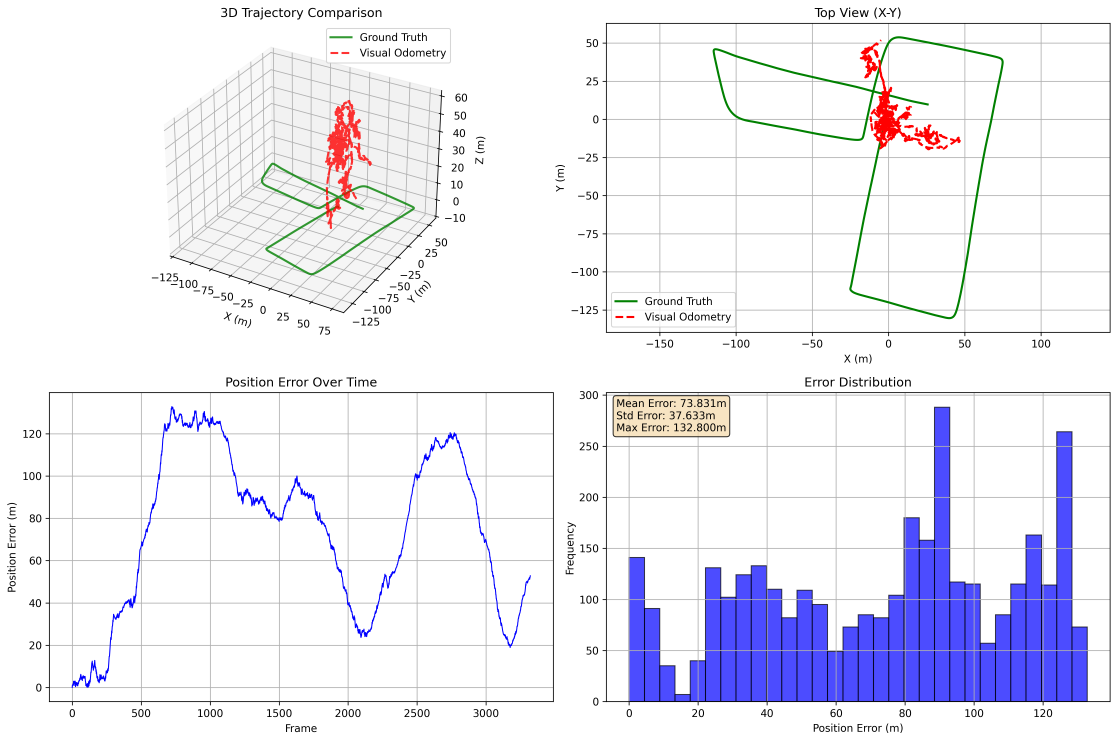
#> input picture batch_vo/results/comparison_plot.png, 4470 x 2966 px (shown at 1/4 size)
$ python batch_visual_odometry_improved.py --input_dir results --output_dir out
#> lines starting #> are read from the running program, lines starting #| are printed output that depends on the picture
#> (reads batch_vo/my_images/camera_info.json from the repository)
#> (reads batch_vo/my_images/ground_truth.csv from the repository)
#!/usr/bin/env python3
"""
Improved Batch Visual Odometry Processor with Better Scale Handling and Drift Reduction

This version addresses the scale explosion and drift issues in monocular VO:
- Scale normalization and stabilization
- Better outlier rejection
- Trajectory smoothing
- Simple loop closure detection
- Robust feature matching
"""

import cv2
import numpy as np
import matplotlib.pyplot as plt
from pathlib import Path
import glob
import os
import json
import pandas as pd
import argparse
import logging
from mpl_toolkits.mplot3d import Axes3D
from collections import deque

# Setup logging
logging.basicConfig(level=logging.INFO, format='%(asctime)s - %(levelname)s - %(message)s')
logger = logging.getLogger(__name__)

class ImprovedBatchVisualOdometry:
    def __init__(self, feature_detector='SIFT', max_features=1000):
        """
        Initialize improved Visual Odometry processor

        Args:
            feature_detector: 'SIFT' or 'ORB'
            max_features: Maximum number of features to detect
        """
        self.feature_detector_name = feature_detector
        self.max_features = max_features

        # Initialize feature detector
        if feature_detector == 'SIFT':
            self.detector = cv2.SIFT_create(nfeatures=max_features)
        elif feature_detector == 'ORB':
            self.detector = cv2.ORB_create(nfeatures=max_features)
        else:
            raise ValueError(f"Unsupported detector: {feature_detector}")

        # Feature matcher
        if feature_detector == 'SIFT':
            FLANN_INDEX_KDTREE = 1
            index_params = dict(algorithm=FLANN_INDEX_KDTREE, trees=5)
            search_params = dict(checks=50)
            self.matcher = cv2.FlannBasedMatcher(index_params, search_params)
        else:
            self.matcher = cv2.BFMatcher(cv2.NORM_HAMMING, crossCheck=False)

        # Camera parameters
        self.camera_matrix = None

        # Trajectory storage
        self.trajectory = []
        self.poses = []  # Store full 4x4 transformation matrices
        self.keyframes = []  # Store keyframes for loop closure
        self.keyframe_descriptors = []

        # Processing parameters
        self.match_ratio = 0.75  # Lowe's ratio test threshold
        self.ransac_threshold = 1.0  # RANSAC threshold for essential matrix
        self.min_matches = 50  # Minimum matches required
        self.scale_factor = 1.0  # Global scale normalization
        self.max_translation = 2.0  # Maximum translation per frame (meters)
        self.smoothing_window = 5  # Trajectory smoothing window

        # Loop closure parameters
        self.keyframe_interval = 10  # Add keyframe every N frames
        self.loop_threshold = 100  # Minimum matches for loop closure

        # Current state
        self.current_pose = np.eye(4)  # Current 4x4 transformation matrix
        self.prev_frame = None
        self.prev_keypoints = None
        self.prev_descriptors = None

        # Statistics
        self.total_matches = []
        self.inlier_ratios = []
        self.translation_magnitudes = []

    def set_camera_matrix(self, fx, fy, cx, cy):
        """Set camera intrinsic parameters"""
        self.camera_matrix = np.array([
            [fx, 0, cx],
            [0, fy, cy],
            [0, 0, 1]
        ], dtype=np.float32)
        logger.info(f"Set camera matrix: fx={fx:.1f}, fy={fy:.1f}, cx={cx:.1f}, cy={cy:.1f}")

    # [123 lines left out: functions robust_feature_matching, estimate_pose_robust, normalize_scale, smooth_trajectory, detect_loop_closure, correct_loop_closure, not called in this run]

    def process_image_sequence(self, image_paths):
        """Process sequence of images to compute trajectory"""
        logger.info(f"Processing {len(image_paths)} images...")

        # Auto-calibrate scale factor based on expected motion
        self.scale_factor = 0.1  # Start with 10cm per normalized unit

        for i, image_path in enumerate(image_paths):
            if i % 100 == 0:
                logger.info(f"Processing frame {i+1}/{len(image_paths)}")

            # Load and process image
            frame = cv2.imread(image_path, cv2.IMREAD_GRAYSCALE)
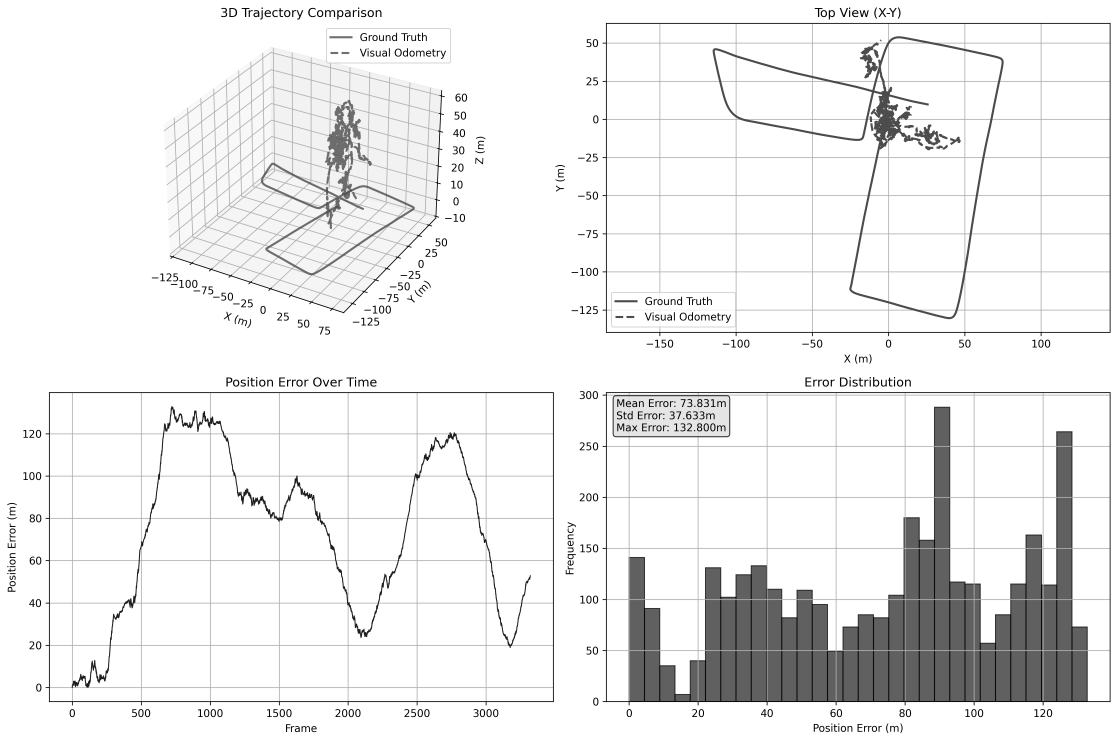
#> frame: shape (2966, 4470) (shown at 1/4 size); min 0, max 255, mean 236.8
            if frame is None:
                logger.warning(f"Failed to load image: {image_path}")
                continue

            # Detect features
#> (the run stopped early here; a loop or call above may not have finished)
